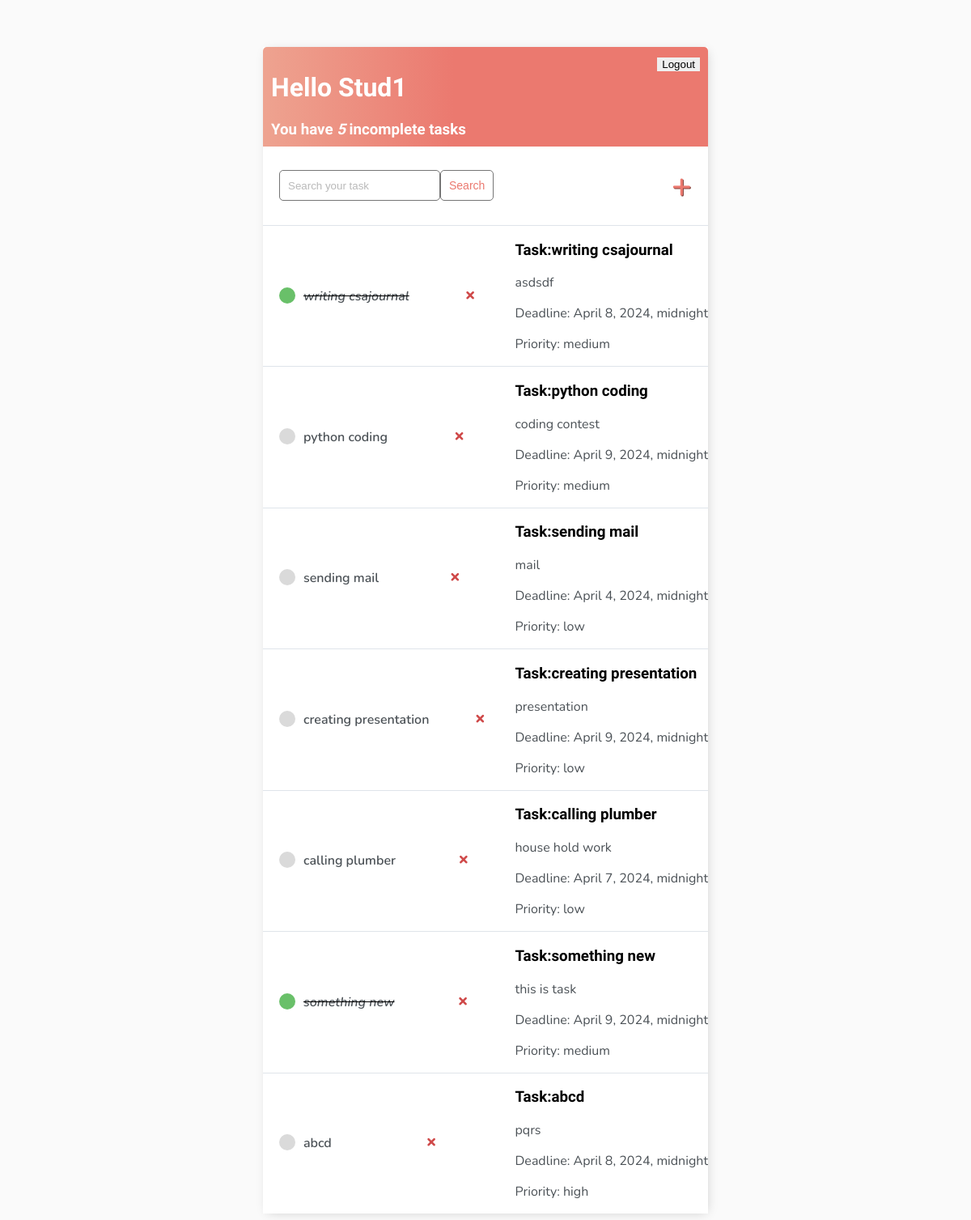
The page / (signed in) on the database as committed earlier.
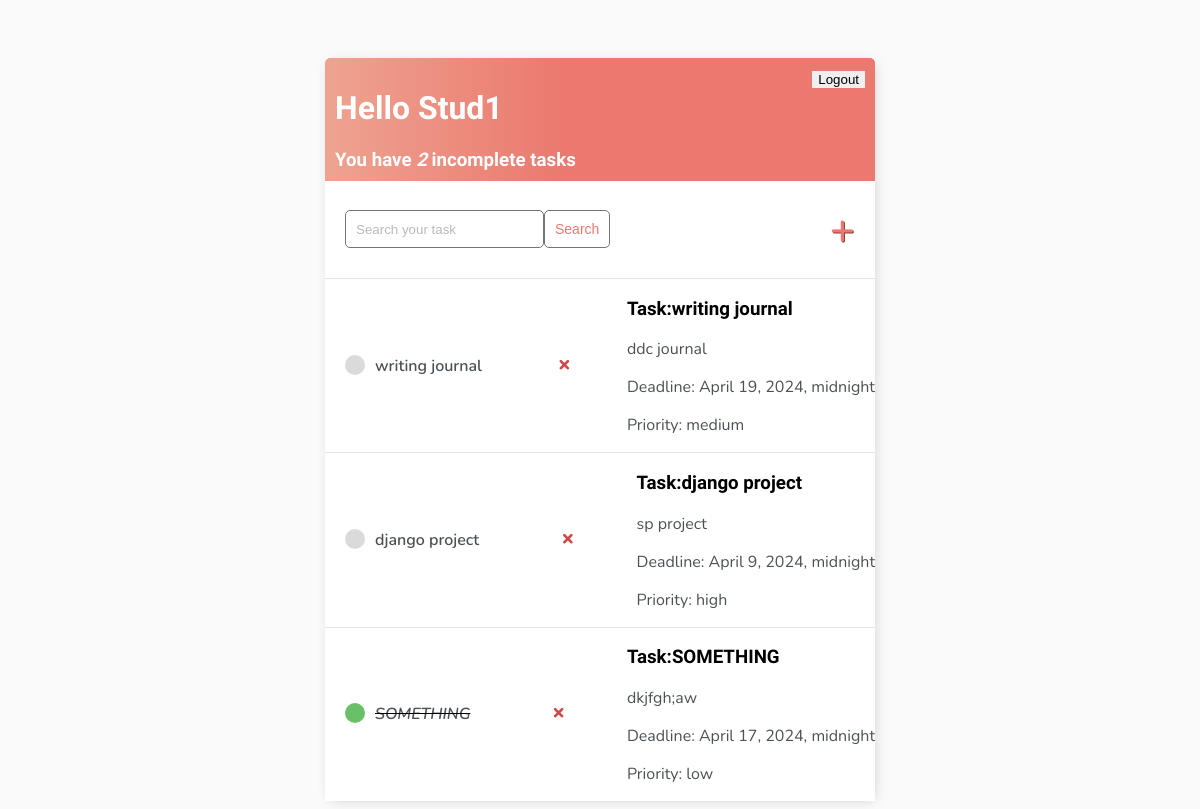
The same page on the database as committed later.
### base/models.py (models this page shows)
class Task(models.Model):
    user = models.ForeignKey(User, on_delete=models.CASCADE, null=True, blank=True)
    PRIORITY_CHOICES = [
        ('low', 'Low'),
        ('medium', 'Medium'),
        ('high', 'High'),
    ]
    title = models.CharField(max_length=200)
    description = models.TextField(null=True, blank=True)
    deadline = models.DateTimeField(default=timezone.now() + timezone.timedelta(days=1))  # Set default to one day from now
    priority = models.CharField(max_length=10, choices=PRIORITY_CHOICES, default='low')
    complete = models.BooleanField(default=False)
    created = models.DateTimeField(auto_now_add=True)
    def __str__(self):
        return self.title
    class Meta:
        order_with_respect_to = 'deadline'

### base/views.py (the view)
# urls.py: path('', TaskList.as_view(), name='tasks'),
class TaskList(LoginRequiredMixin, ListView):
    model = Task
    context_object_name = 'tasks'
    def get_context_data(self, **kwargs):
        context = super().get_context_data(**kwargs)
        context['tasks'] = context['tasks'].filter(user=self.request.user)
        context['count'] = context['tasks'].filter(complete=False).count()
        search_input = self.request.GET.get('search-area') or ''
        if search_input:
            context['tasks'] = context['tasks'].filter(
                title__contains=search_input)
        context['search_input'] = search_input
        return context

### base/templates/base/task_list.html (shortened to what this page needs)
{% extends 'base/main.html' %}
{% block content %}
<div class="header-bar">
    <div>
        <h1>Hello {{request.user|title}}</h1>
        <h3 style="margin:0">You have <i>{{count}}</i> incomplete task{{ count|pluralize:"s" }}</h3>
    </div>
    {% if request.user.is_authenticated %}
    <form action="{% url 'logout'%}" method="post">
        <input type="submit" value="Logout">
    </form>
    {% else %}
    <a href="{% url 'login' %}">Login</a>
    {% endif %}
</div>
<div id="search-add-wrapper">
    <form method="GET" style="display: flex;">
        <input type='text' name='search-area' placeholder="Search your task" value="{{search_input}}">
        <input class="button" type="submit" value='Search'>
    </form>
    {% if tasks|length > 0 %}
    <a id="add-link" href="{% url 'task-create' %}">&#x2b;</a>
    {% endif %}
</div>
<div id="tasklist" class="task-items-wrapper">
    {% for task in tasks %}
    <div class="task-wrapper" data-position="{{task.pk}}">
        <div class="task-title">
            {% if task.complete %}
            <div class="task-complete-icon"></div>
            <i><s><a href="{% url 'task-update' task.id %}">{{task}}</a></s></i> {% else %}
            <div class="task-incomplete-icon"></div>
            <a href="{% url 'task-update' task.id %}">{{task}}</a> {% endif %}
        </div>
        <div class="task-controls">
            <a class="delete-link" href="{% url 'task-delete' task.id %}">&#215;</a>
        </div>
        <div class="task {% if task.deadline < now and not task.complete %} overdue {% endif %}">
            <h3>Task:{{ task.title }}</h3>
            <p>{{ task.description }}</p>
            <p>Deadline: {{ task.deadline }}</p>
            <p>Priority: {{ task.priority }}</p>
        </div>
    </div>
    {% empty %}
    <div style="text-align: center; padding-bottom: 10px; line-height: 1em;">
        <h3>No new tasks are created.</h3>
        <h3>Create a <a style="text-decoration: none; color: #e53935;" href="{% url 'task-create' %}">New task</a> ! </h3>
    </div>
    {% endfor %}
</div>
{% endblock content %}

Rows that differ between the two databases and show on the page:
removed Task: title "writing csajournal", description "asdsdf", deadline "April 8, 2024, midnight", priority "medium"
removed Task: title "python coding", description "coding contest", deadline "April 9, 2024, midnight", priority "medium"
removed Task: title "sending mail", description "mail", deadline "April 4, 2024, midnight", priority "low"
removed Task: title "creating presentation", description "presentation", deadline "April 9, 2024, midnight", priority "low"
removed Task: title "calling plumber", description "house hold work", deadline "April 7, 2024, midnight", priority "low"
removed Task: title "something new", description "this is task", deadline "April 9, 2024, midnight", priority "medium"
removed Task: title "abcd", description "pqrs", deadline "April 8, 2024, midnight", priority "high"
added Task: title "writing journal", description "ddc journal", deadline "April 19, 2024, midnight", priority "medium"
added Task: title "django project", description "sp project", deadline "April 9, 2024, midnight", priority "high"
added Task: title "SOMETHING", description "dkjfgh;aw", deadline "April 17, 2024, midnight", priority "low"
Other text that changed with them:
{{ count }}: "5" → "2"
